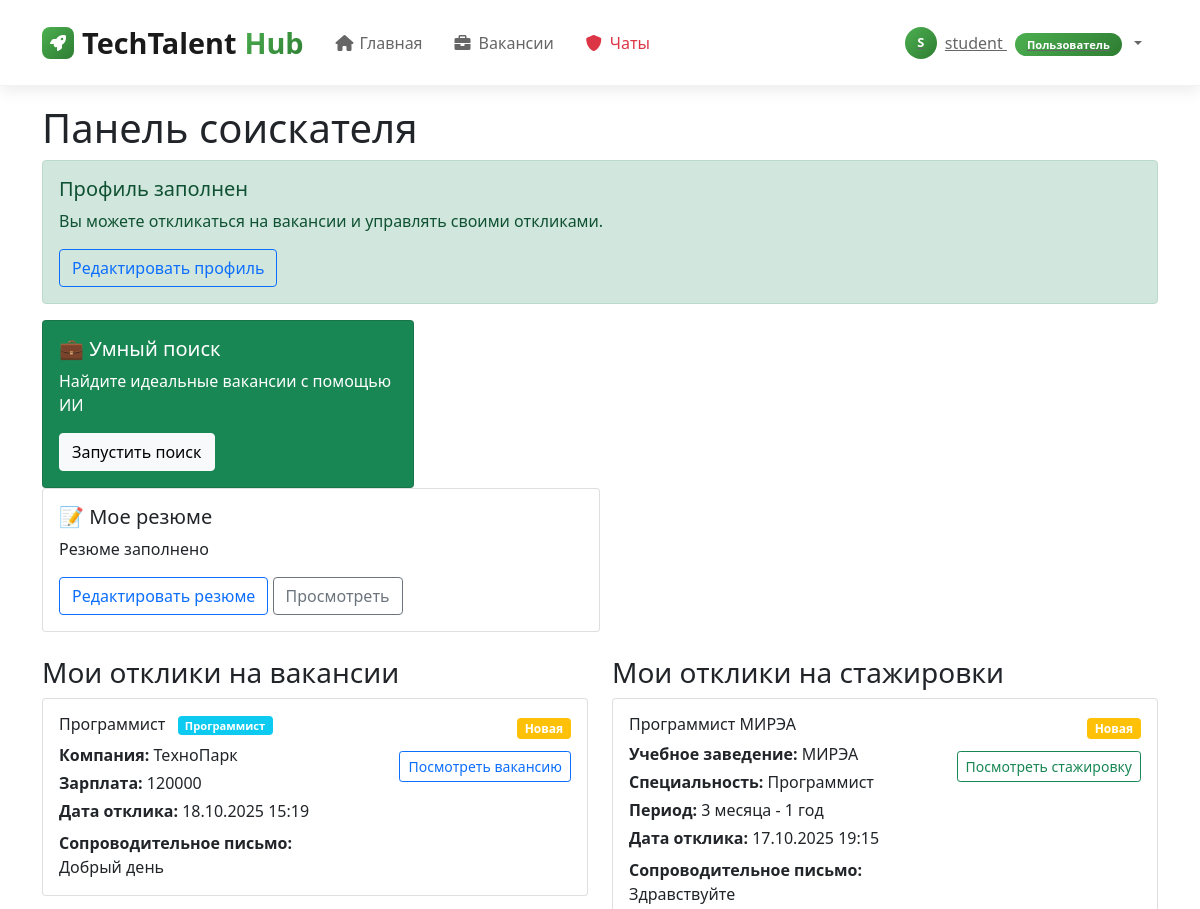
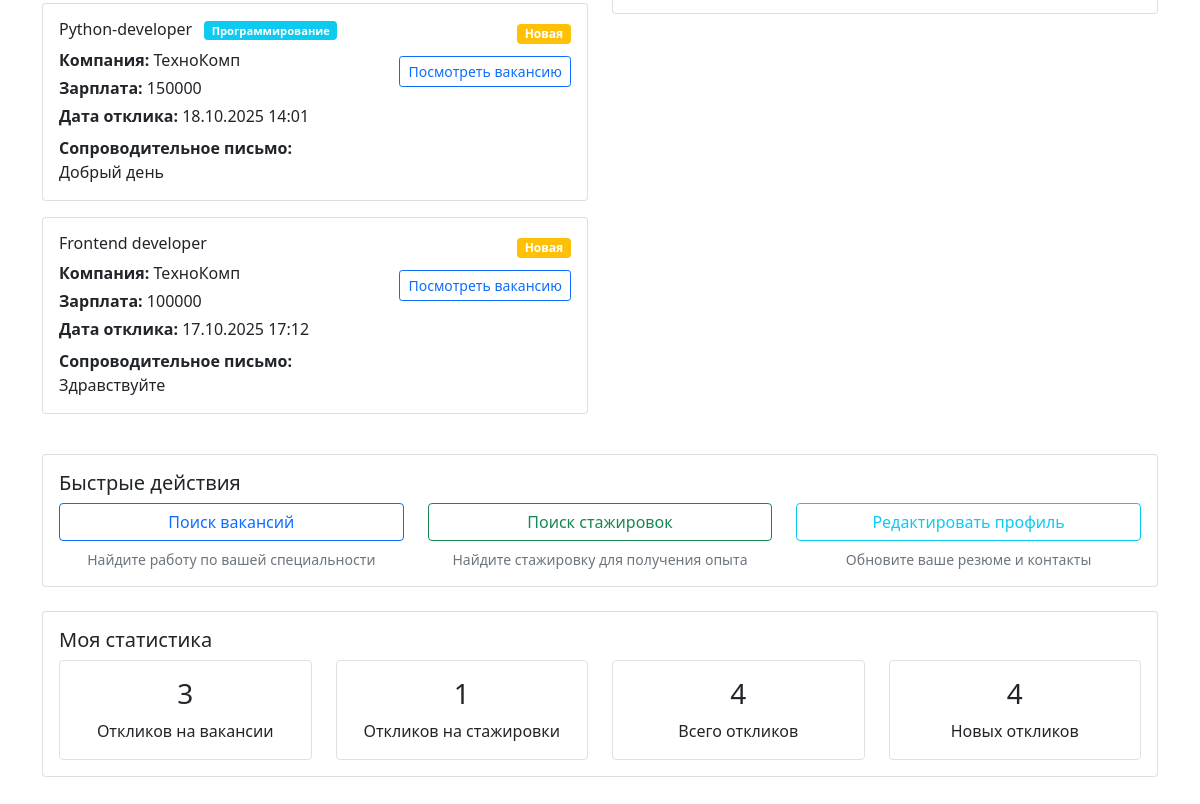
Before: /dashboard/ (signed in) with the older database file (2 pictures, top to bottom).
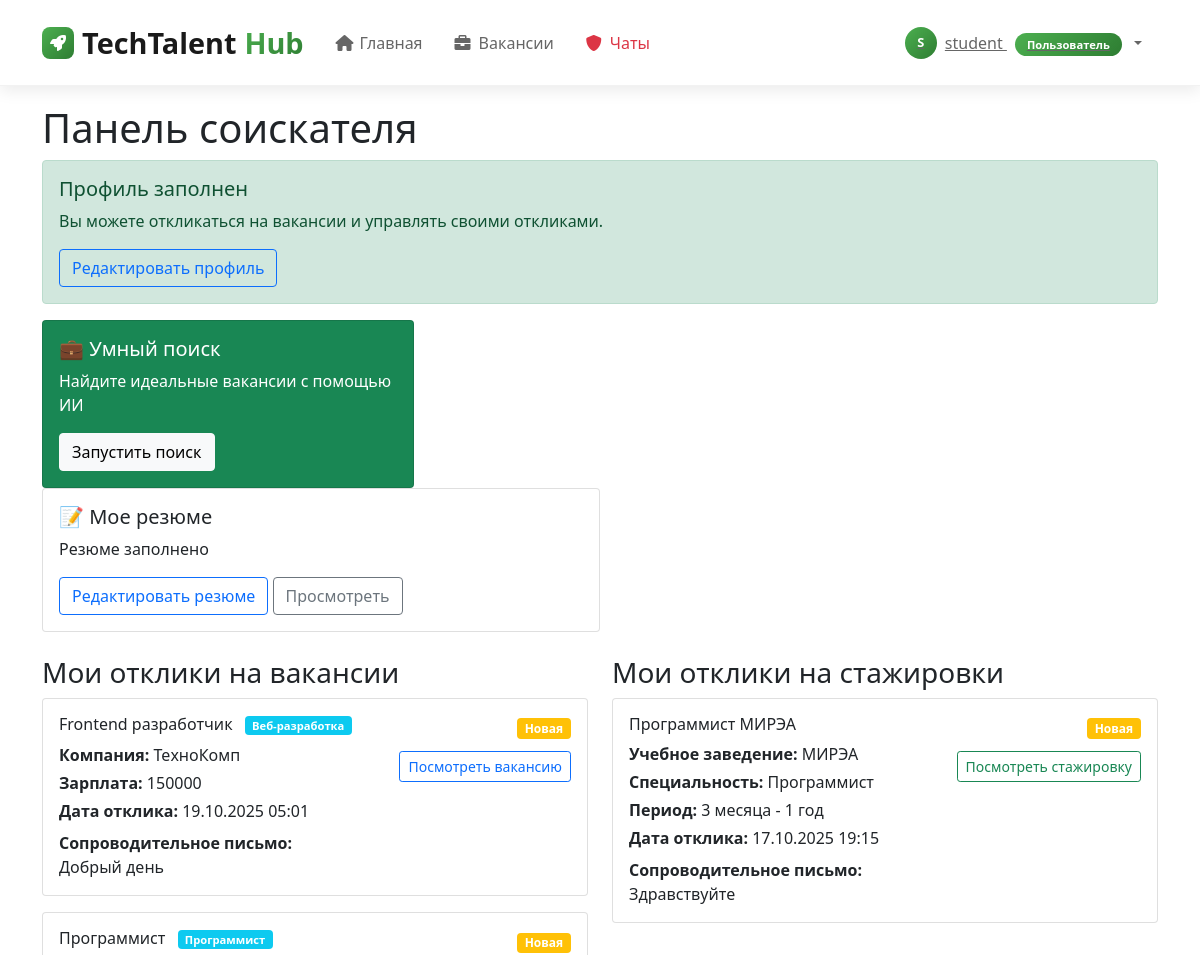
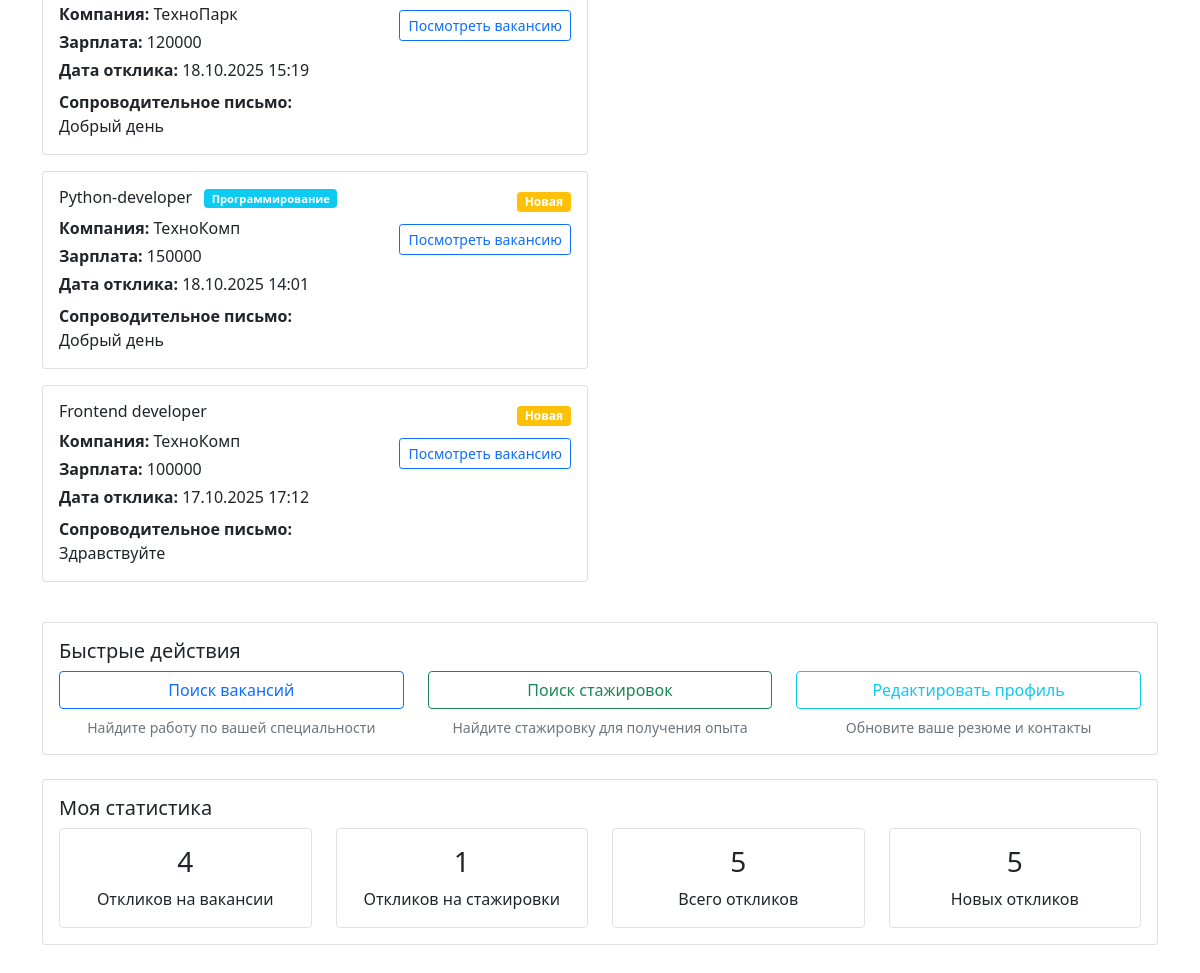
After: the same page with the newer database file (2 pictures, top to bottom).
### career_app/models.py (models this page shows, shortened)
class Application(models.Model):
    STATUS_CHOICES = [
        ('new', 'Новая'),
        ('reviewed', 'Рассмотрена'),
        ('invited', 'Приглашен'),
        ('rejected', 'Отклонена'),
    ]
    vacancy = models.ForeignKey(Vacancy, on_delete=models.CASCADE, verbose_name="Вакансия")
    applicant = models.ForeignKey(Applicant, on_delete=models.CASCADE, verbose_name="Соискатель")
    cover_letter = models.TextField(blank=True, verbose_name="Сопроводительное письмо")
    status = models.CharField(max_length=20, choices=STATUS_CHOICES, default='new', verbose_name="Статус")
    applied_at = models.DateTimeField(auto_now_add=True)
    source = models.CharField(max_length=50, default='website', verbose_name="Источник")
    ip_address = models.GenericIPAddressField(null=True, blank=True, verbose_name="IP адрес")
    objects = models.Manager()
    class Meta:
        verbose_name = "Отклик"
        verbose_name_plural = "Отклики"
        ordering = ['-applied_at']

class Vacancy(models.Model):
    STATUS_CHOICES = [
        ('draft', 'Черновик'),
        ('moderation', 'На модерации'),
        ('published', 'Опубликована'),
        ('rejected', 'Отклонена'),
        ('closed', 'Закрыта'),
    ]
    views = models.IntegerField(default=0, verbose_name="Просмотры")
    title = models.CharField(max_length=200, verbose_name="Должность")
    company = models.ForeignKey(Company, on_delete=models.CASCADE, verbose_name="Компания")
    category = models.ForeignKey(Category, on_delete=models.SET_NULL, null=True, blank=True, verbose_name="Категория")
    description = models.TextField(verbose_name="Описание вакансии")
    requirements = models.TextField(verbose_name="Требования")
    salary = models.CharField(max_length=100, blank=True, verbose_name="Зарплата")
    contact_info = models.TextField(verbose_name="Контактная информация")
    status = models.CharField(max_length=20, choices=STATUS_CHOICES, default='draft', verbose_name="Статус")
    created_by = models.ForeignKey(User, on_delete=models.CASCADE, verbose_name="Создатель")
    created_at = models.DateTimeField(auto_now_add=True)
    published_at = models.DateTimeField(null=True, blank=True)
    auto_close_at = models.DateTimeField(null=True, blank=True, verbose_name="Автоматическое закрытие")
    objects = models.Manager()
    views = models.IntegerField(default=0, verbose_name="Просмотры")
    salary_amount = models.DecimalField(max_digits=10, decimal_places=2, null=True, blank=True,
                                        verbose_name="Зарплата (число)")
    location = models.CharField(max_length=200, blank=True, verbose_name="Местоположение")
    employment_type = models.CharField(max_length=50, choices=[
        ('full', 'Полная занятость'),
        ('part', 'Частичная занятость'),
        ('remote', 'Удаленная работа'),
    ], default='full', verbose_name="Тип занятости")
    class Meta:
        verbose_name = "Вакансия"
        verbose_name_plural = "Вакансии"
        ordering = ['-created_at']

class Category(models.Model):
    name = models.CharField(max_length=100, verbose_name="Название категории")
    description = models.TextField(blank=True, verbose_name="Описание")
    parent = models.ForeignKey('self', on_delete=models.CASCADE, null=True, blank=True,
                               verbose_name="Родительская категория")
    is_main = models.BooleanField(default=False, verbose_name="Основная категория")
    created_at = models.DateTimeField(auto_now_add=True)
    class Meta:
        verbose_name = "Категория"
        verbose_name_plural = "Категории"
        ordering = ['is_main', 'name']

class Company(models.Model):
    name = models.CharField(max_length=200, verbose_name="Название компании")
    description = models.TextField(verbose_name="Описание")
    contact_email = models.EmailField(verbose_name="Контактный email")
    contact_phone = models.CharField(max_length=20, verbose_name="Контактный телефон")
    created_at = models.DateTimeField(auto_now_add=True)
    is_approved = models.BooleanField(default=False, verbose_name="Подтверждена")  # Новое поле
    objects = models.Manager()
    class Meta:
        verbose_name = "Компания"
        verbose_name_plural = "Компании"

class InternshipResponse(models.Model):
    STATUS_CHOICES = [
        ('new', 'Новая'),
        ('reviewed', 'Рассмотрена'),
        ('invited', 'Приглашен'),
        ('rejected', 'Отклонена'),
    ]
    internship = models.ForeignKey(Internship, on_delete=models.CASCADE, verbose_name="Стажировка")
    applicant = models.ForeignKey(Applicant, on_delete=models.CASCADE, verbose_name="Соискатель")
    cover_letter = models.TextField(verbose_name="Сопроводительное письмо")
    status = models.CharField(max_length=20, choices=STATUS_CHOICES, default='new', verbose_name="Статус")
    applied_at = models.DateTimeField(auto_now_add=True)
    class Meta:
        verbose_name = "Отклик на стажировку"
        verbose_name_plural = "Отклики на стажировки"
        ordering = ['-applied_at']

class Internship(models.Model):
    STATUS_CHOICES = [
        ('draft', 'Черновик'),
        ('moderation', 'На модерации'),
        ('published', 'Опубликована'),
        ('rejected', 'Отклонена'),
        ('closed', 'Закрыта'),
    ]
    title = models.CharField(max_length=200, verbose_name="Название стажировки")
    institution = models.ForeignKey(EducationalInstitution, on_delete=models.CASCADE, verbose_name="Учебное заведение")
    category = models.ForeignKey(Category, on_delete=models.SET_NULL, null=True, blank=True, verbose_name="Категория")
    specialty = models.CharField(max_length=200, verbose_name="Специальность")
    student_count = models.IntegerField(verbose_name="Количество студентов")
    period = models.CharField(max_length=100, verbose_name="Период стажировки")
    description = models.TextField(verbose_name="Описание")
    requirements = models.TextField(verbose_name="Требования к студентам")
    status = models.CharField(max_length=20, choices=STATUS_CHOICES, default='draft', verbose_name="Статус")
    created_by = models.ForeignKey(User, on_delete=models.CASCADE, verbose_name="Создатель")
    created_at = models.DateTimeField(auto_now_add=True)
    objects = models.Manager()
    class Meta:
        verbose_name = "Стажировка"
        verbose_name_plural = "Стажировки"
        ordering = ['-created_at']

class EducationalInstitution(models.Model):
    name = models.CharField(max_length=200, verbose_name="Название учебного заведения")
    contact_email = models.EmailField(verbose_name="Контактный email")
    contact_phone = models.CharField(max_length=20, verbose_name="Контактный телефон")
    created_at = models.DateTimeField(auto_now_add=True)
    is_approved = models.BooleanField(default=False, verbose_name="Подтверждено")  # Новое поле
    objects = models.Manager()
    class Meta:
        verbose_name = "Учебное заведение"
        verbose_name_plural = "Учебные заведения"

### career_app/views.py (the view)
# urls.py: path('dashboard/', views.dashboard, name='dashboard'),
@login_required
def dashboard(request):
    try:
        user_profile = request.user.userprofile
    except UserProfile.DoesNotExist:
        messages.info(request, "Пожалуйста, завершите настройку вашего профиля.")
        return redirect('profile_setup')
    if not user_profile.can_access_dashboard():
        messages.warning(request, "Ваш аккаунт ожидает подтверждения администратором.")
        return redirect('pending_approval')
    if user_profile.role == 'admin':
        return admin_dashboard(request)
    elif user_profile.role == 'hr':
        return hr_dashboard(request)
    elif user_profile.role == 'university':
        return university_dashboard(request)
    else:
        return applicant_dashboard(request)

### career_app/models.py (called while the page is built)
    def can_access_dashboard(self):
        if self.role == 'admin':
            return True
        if self.role == 'applicant':
            return True
        return self.is_approved

### career_app/views.py (called while the page is built)
@login_required
def applicant_dashboard(request):
    try:
        applicant = request.user.applicant
        applications = Application.objects.filter(applicant=applicant)
        internship_responses = InternshipResponse.objects.filter(applicant=applicant)
    except Applicant.DoesNotExist:
        applicant = None
        applications = []
        internship_responses = []
    context = {
        'applicant': applicant,
        'applications': applications,
        'internship_responses': internship_responses,
    }
    return render(request, 'career_app/applicant_dashboard.html', context)

### templates/career_app/applicant_dashboard.html (shortened to what the changed rows need)
{% extends 'base.html' %}
{% block content %}
<div class="container mt-4">
    <h1>Панель соискателя</h1>
    <div class="row mt-4">
        <div class="col-md-6">
            {% for application in applications %}
            <div class="card mb-3">
                <div class="card-body">
                    <div class="d-flex justify-content-between align-items-start">
                        <div class="flex-grow-1">
                            <h6 class="card-title mb-2">
                                {{ application.vacancy.title }}
                                {% if application.vacancy.category %}
                                <span class="badge bg-info ms-2">{{ application.vacancy.category.name }}</span>
                                {% endif %}
                            </h6>
                            <p class="card-text mb-1">
                                <strong>Компания:</strong> {{ application.vacancy.company.name }}
                            </p>
                            {% if application.vacancy.salary %}
                            <p class="card-text mb-1">
                                <strong>Зарплата:</strong> {{ application.vacancy.salary }}
                            </p>
                            {% endif %}
                            <p class="card-text mb-1">
                                <strong>Дата отклика:</strong> {{ application.applied_at|date:"d.m.Y H:i" }}
                            </p>
                            {% if application.cover_letter %}
                            <p class="card-text mt-2">
                                <strong>Сопроводительное письмо:</strong><br>
                                {{ application.cover_letter|truncatewords:30 }}
                            </p>
                            {% endif %}
                        </div>
                        <div class="text-end">
                            <span class="badge bg-{% if application.status == 'new' %}warning{% elif application.status == 'reviewed' %}info{% elif application.status == 'invited' %}success{% else %}danger{% endif %} mb-2">
                                {{ application.get_status_display }}
                            </span>
                            <br>
                            <a href="{% url 'vacancy_detail' application.vacancy.pk %}" class="btn btn-sm btn-outline-primary mt-1">Посмотреть вакансию</a>
                        </div>
                    </div>
                </div>
            </div>
            {% empty %}
            <div class="text-center py-4">
                <h5 class="text-muted">У вас пока нет откликов на вакансии</h5>
                <p class="text-muted">Найдите подходящие вакансии и отправьте свой первый отклик!</p>
                <a href="{% url 'vacancy_list' %}" class="btn btn-primary">Найти вакансии</a>
            </div>
            {% endfor %}
        </div>
        <div class="col-md-6">
            {% for response in internship_responses %}
            <div class="card mb-3">
                <div class="card-body">
                    <div class="d-flex justify-content-between align-items-start">
                        <div class="flex-grow-1">
                            <h6 class="card-title mb-2">
                                {{ response.internship.title }}
                            </h6>
                            <p class="card-text mb-1">
                                <strong>Учебное заведение:</strong> {{ response.internship.institution.name }}
                            </p>
                            <p class="card-text mb-1">
                                <strong>Специальность:</strong> {{ response.internship.specialty }}
                            </p>
                            <p class="card-text mb-1">
                                <strong>Период:</strong> {{ response.internship.period }}
                            </p>
                            <p class="card-text mb-1">
                                <strong>Дата отклика:</strong> {{ response.applied_at|date:"d.m.Y H:i" }}
                            </p>
                            {% if response.cover_letter %}
                            <p class="card-text mt-2">
                                <strong>Сопроводительное письмо:</strong><br>
                                {{ response.cover_letter|truncatewords:30 }}
                            </p>
                            {% endif %}
                        </div>
                        <div class="text-end">
                            <span class="badge bg-{% if response.status == 'new' %}warning{% elif response.status == 'reviewed' %}info{% elif response.status == 'invited' %}success{% else %}danger{% endif %} mb-2">
                                {{ response.get_status_display }}
                            </span>
                            <br>
                            <a href="{% url 'internship_detail' response.internship.pk %}" class="btn btn-sm btn-outline-success mt-1">Посмотреть стажировку</a>
                        </div>
                    </div>
                </div>
            </div>
            {% empty %}
            <div class="text-center py-4">
                <h5 class="text-muted">У вас пока нет откликов на стажировки</h5>
                <p class="text-muted">Найдите интересные стажировки и отправьте свой первый отклик!</p>
                <a href="{% url 'vacancy_list' %}?type=internships" class="btn btn-success">Найти стажировки</a>
            </div>
            {% endfor %}
        </div>
    </div>
    {% if applicant %}
    <div class="row mt-4">
        <div class="col-md-12">
            <div class="card">
                <div class="card-body">
                    <h5 class="card-title">Моя статистика</h5>
                    <div class="row text-center">
                        <div class="col-md-3">
                            <div class="border rounded p-3">
                                <h3>{{ applications.count }}</h3>
                                <p class="mb-0">Откликов на вакансии</p>
                            </div>
                        </div>
                        <div class="col-md-3">
                            <div class="border rounded p-3">
                                <h3>{{ internship_responses.count }}</h3>
                                <p class="mb-0">Откликов на стажировки</p>
                            </div>
                        </div>
                        <div class="col-md-3">
                            <div class="border rounded p-3">
                                <h3>{{ applications.count|add:internship_responses.count }}</h3>
                                <p class="mb-0">Всего откликов</p>
                            </div>
                        </div>
                        <div class="col-md-3">
                            <div class="border rounded p-3">
                                <h3>
                                    {% with new_applications=applications|length %}
                                    {% with new_responses=internship_responses|length %}
                                    {{ new_applications|add:new_responses }}
                                    {% endwith %}
                                    {% endwith %}
                                </h3>
                                <p class="mb-0">Новых откликов</p>
                            </div>
                        </div>
                    </div>
                </div>
            </div>
        </div>
    </div>
    {% endif %}
</div>
{% endblock %}

Changed rows visible on the page:
added Application: vacancy "Frontend разработчик", vacancy.category.name "Веб-разработка", vacancy.company.name "ТехноКомп", vacancy.salary "150000", applied_at "19.10.2025 05:01", cover_letter "Добрый день", status "Новая"
Other visible differences:
{{ applications.count }}: "3" → "4"
{{ applications.count|add:internship_responses.count }}: "4" → "5"
{{ new_applications|add:new_responses }}: "4" → "5"
